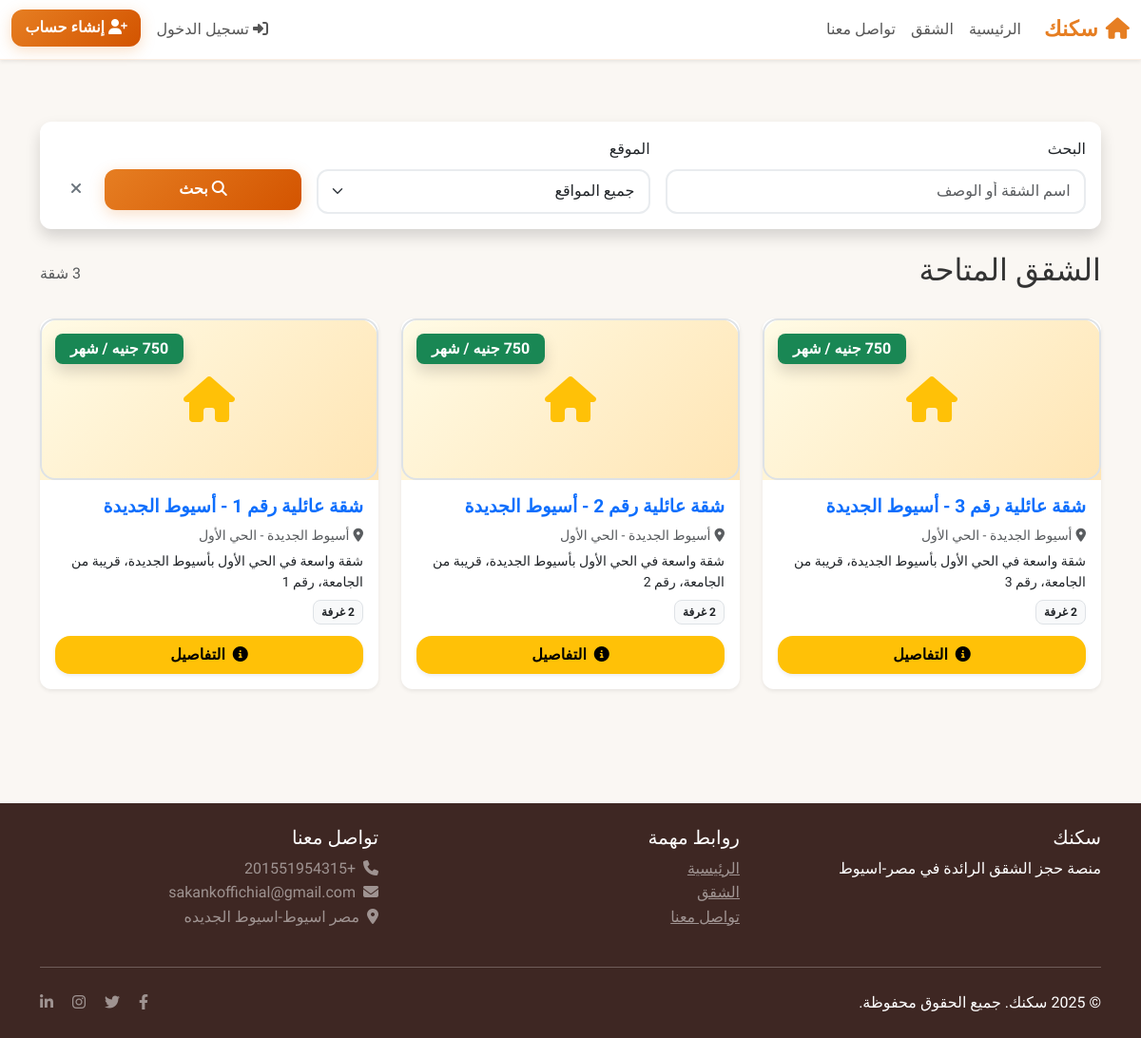
The page /listings/ on the database as committed earlier.
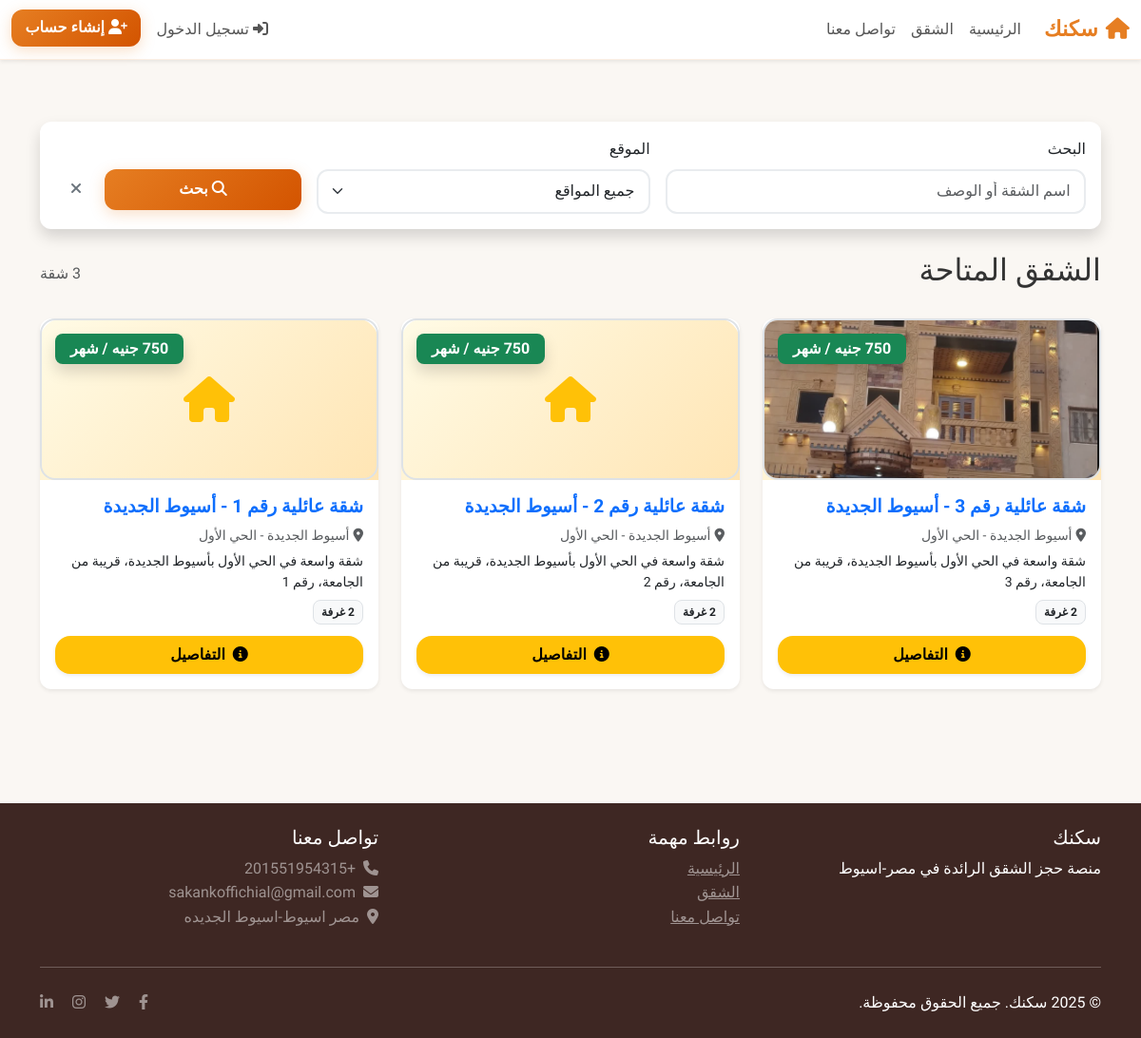
The same page on the database as committed later.
### listings/models.py (models this page shows, shortened)
class Apartment(models.Model):
    name = models.CharField(
        max_length=200,
        verbose_name='اسم الشقة'
    )
    location = models.ForeignKey(
        Location,
        on_delete=models.CASCADE,
        related_name='apartments',
        verbose_name='الموقع'
    )
    description = models.TextField(
        verbose_name='الوصف'
    )
    owner = models.ForeignKey(
        User,
        on_delete=models.CASCADE,
        related_name='apartments',
        verbose_name='المالك'
    )
    main_image = models.ImageField(
        upload_to='apartments/main/',
        verbose_name='الصورة الرئيسية'
    )
    is_active = models.BooleanField(
        default=True,
        verbose_name='نشط'
    )
    created_at = models.DateTimeField(
        auto_now_add=True,
        verbose_name='تاريخ الإنشاء'
    )
    updated_at = models.DateTimeField(
        auto_now=True,
        verbose_name='تاريخ التحديث'
    )
    class Meta:
        verbose_name = 'شقة'
        verbose_name_plural = 'الشقق'
        ordering = ['-created_at']
    def get_min_price(self):
        min_price = self.rooms.aggregate(
            min_price=models.Min('beds__monthly_price')
        )['min_price']
        return min_price or 0

class Location(models.Model):
    name = models.CharField(
        max_length=100,
        unique=True,
        verbose_name='اسم الموقع'
    )
    city = models.CharField(
        max_length=50,
        verbose_name='المدينة'
    )
    is_active = models.BooleanField(
        default=True,
        verbose_name='نشط'
    )
    class Meta:
        verbose_name = 'موقع'
        verbose_name_plural = 'المواقع'
        ordering = ['city', 'name']

### listings/views.py (the view)
# urls.py: path('', views.ApartmentListView.as_view(), name='apartment_list'),
class ApartmentListView(ListView):
    model = Apartment
    template_name = 'listings/apartment_list.html'
    context_object_name = 'apartments'
    paginate_by = 12
    def get_queryset(self):
        queryset = Apartment.objects.filter(is_active=True)
        search = self.request.GET.get('search')
        if search:
            queryset = queryset.filter(
                Q(name__icontains=search) |
                Q(description__icontains=search) |
                Q(location__name__icontains=search)
            )
        location_id = self.request.GET.get('location')
        if location_id:
            queryset = queryset.filter(location_id=location_id)
        return queryset.order_by('-created_at')
    def get_context_data(self, **kwargs):
        context = super().get_context_data(**kwargs)
        context['locations'] = Location.objects.filter(is_active=True)
        context['search_query'] = self.request.GET.get('search', '')
        context['selected_location'] = self.request.GET.get('location', '')
        return context

### templates/listings/apartment_list.html (shortened to what this page needs)
{% extends 'base.html' %}
{% autoescape on %}
{% block content %}
<div class="container my-5">
    <div class="card shadow mb-4">
        <div class="card-body">
            <form method="get" class="row g-3">
                <div class="col-md-5">
                    <label class="form-label">البحث</label>
                    <input type="text" name="search" class="form-control"
                           placeholder="اسم الشقة أو الوصف" value="{{ search_query }}">
                </div>
                <div class="col-md-4">
                    <label class="form-label">الموقع</label>
                    <select name="location" class="form-select">
                        <option value="">جميع المواقع</option>
                    </select>
                </div>
                <div class="col-md-3">
                    <label class="form-label">&nbsp;</label>
                    <div class="d-flex gap-2">
                        <button type="submit" class="btn btn-primary flex-fill">
                            <i class="fas fa-search me-1"></i>بحث
                        </button>
                        <a href="{% url 'listings:apartment_list' %}" class="btn btn-outline-secondary">
                            <i class="fas fa-times"></i>
                        </a>
                    </div>
                </div>
            </form>
        </div>
    </div>
    <div class="d-flex justify-content-between align-items-center mb-4">
        <h2>الشقق المتاحة</h2>
        <span class="text-muted">{{ apartments|length }} شقة</span>
    </div>
    <div class="row">
        {% for apartment in apartments %}
            <div class="col-lg-4 col-md-6 mb-4">
                <div class="card h-100 shadow-sm">
                    <div style="background: linear-gradient(135deg, #fffbe6 0%, #ffe5b4 100%); border-radius: 1.5rem 1.5rem 0 0; position: relative;">
                        {% if apartment.main_image %}
                            <img src="{{ apartment.main_image.url }}" class="card-img-top rounded-4 border border-2"
                                 alt="صورة الشقة" style="height: 170px; object-fit: cover;">
                        {% else %}
                            <div class="card-img-top d-flex align-items-center justify-content-center rounded-4 border border-2"
                                 style="height: 170px;">
                                <i class="fas fa-home fa-3x text-warning"></i>
                            </div>
                        {% endif %}
                        <span class="badge bg-success position-absolute top-0 end-0 m-3 px-3 py-2 shadow" style="font-size:1rem;">{{ apartment.get_min_price }} جنيه / شهر</span>
                    </div>
                    <div class="card-body d-flex flex-column">
                        <h5 class="card-title fw-bold text-primary mb-2" style="font-size:1.2rem;">{{ apartment.name }}</h5>
                        <p class="text-muted mb-1 small">
                            <i class="fas fa-map-marker-alt me-1"></i>{{ apartment.location.name }}
                        </p>
                        <p class="card-text flex-grow-1 mb-2 text-dark small">{{ apartment.description|truncatewords:18 }}</p>
                        <div class="mt-auto">
                            <div class="d-flex justify-content-between align-items-center mb-2">
                                <span class="badge bg-light text-dark border border-1 px-2">{{ apartment.rooms.count }} غرفة</span>
                            </div>
                            <a href="{% url 'listings:apartment_detail' apartment.pk %}"
                               class="btn btn-warning w-100 rounded-4 fw-bold py-2 mt-1 shadow-sm">
                                <i class="fas fa-info-circle me-1"></i> التفاصيل
                            </a>
                        </div>
                    </div>
                </div>
            </div>
        {% endfor %}
    </div>
</div>
{% endblock %}
{% endautoescape %}

Rows that differ between the two databases and show on the page:
changed Apartment "شقة عائلية رقم 3 - أسيوط الجديدة": main_image: picture added
